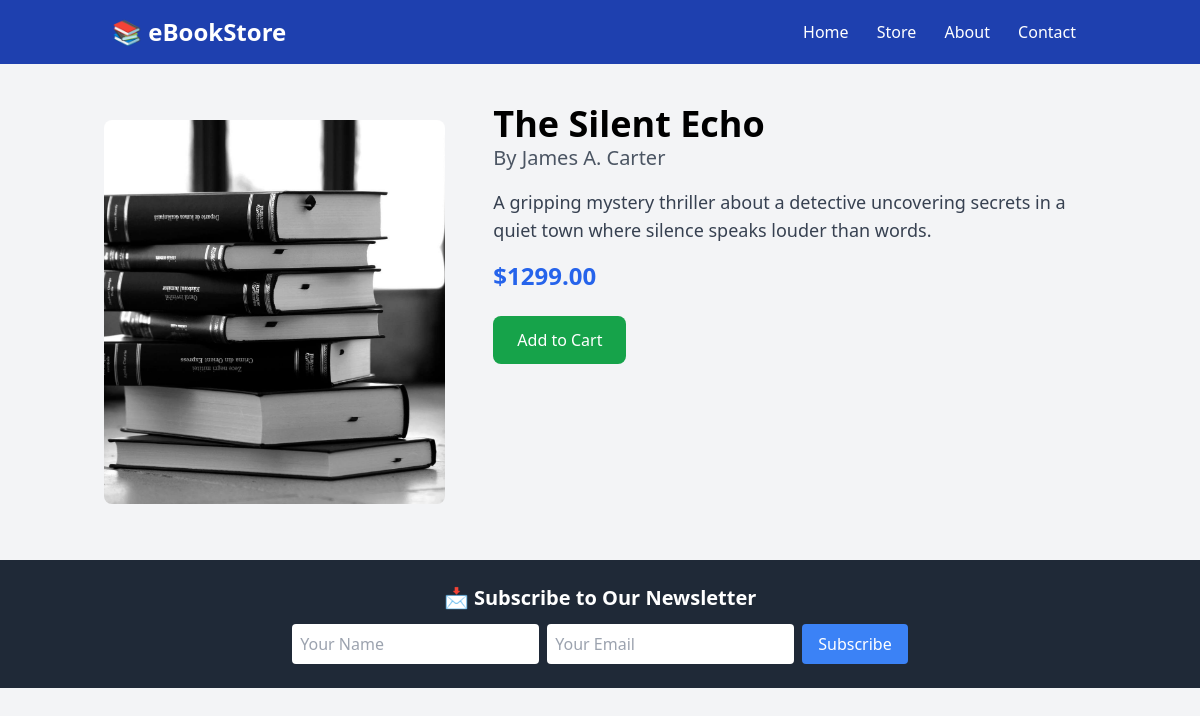
/book/2/, run on the app's committed database.
### e_BookStore/models.py (models this page shows, shortened)
class Book(models.Model):
    title = models.CharField(max_length=255)
    author = models.CharField(max_length=255)
    description = models.TextField()
    price = models.DecimalField(max_digits=10, decimal_places=2)
    stock = models.PositiveIntegerField()
    category = models.ForeignKey(Category, on_delete=models.CASCADE)  # Updated field
    cover_image = models.ImageField(upload_to='book_covers/', blank=True, null=True)
    published_date = models.DateField()
    created_at = models.DateTimeField(auto_now_add=True)
    updated_at = models.DateTimeField(auto_now=True)

### e_BookStore/views.py (the view)
# urls.py: path('book/<int:book_id>/', views.book_detail, name='book_detail'),
def book_detail(request, book_id):
    book = get_object_or_404(Book, id=book_id)
    return render(request, 'book_detail.html', {'book': book})

### e_BookStore/templates/book_detail.html
{% extends 'base.html' %}
{% load static %}
{% block content %}
<div class="container mx-auto py-10">
    <div class="flex">
        <img src="{% static 'images/165944.jpg' %}" class="w-1/3 h-96 object-cover rounded-lg m-4">
        <div class="ml-8">
            <h2 class="text-4xl font-bold">{{ book.title }}</h2>
            <p class="text-xl text-gray-600">By {{ book.author }}</p>
            <p class="text-lg text-gray-700 mt-4">{{ book.description }}</p>
            <p class="text-2xl font-bold text-blue-600 mt-4">${{ book.price }}</p>
            <a href="#" class="mt-6 inline-block bg-green-600 text-white px-6 py-3 rounded-lg hover:bg-green-700">
                Add to Cart
            </a>
        </div>
    </div>
</div>
{% endblock %}

### data on the page
Book: title "The Silent Echo", author "James A. Carter", description "A gripping mystery thriller about a detective uncovering secrets in a quiet town where silence speaks louder than words.", price "1299.00"
